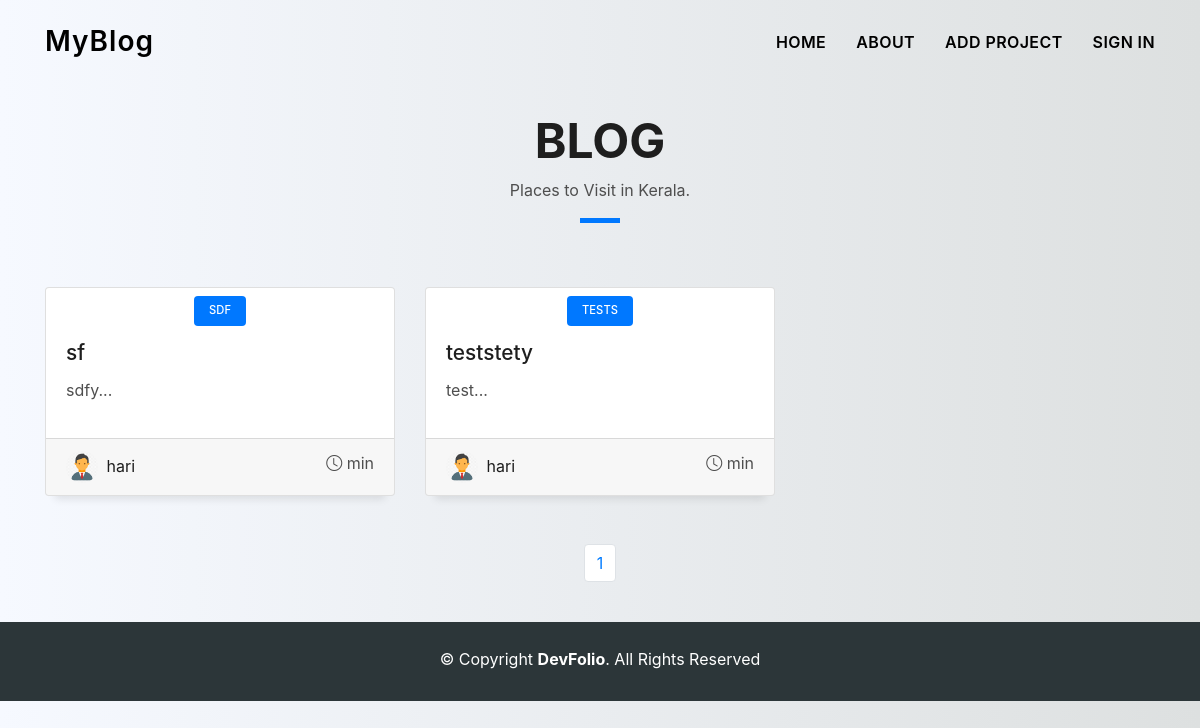
The page / on the database its author committed.
### blogs/models.py (models this page shows, shortened)
class Article(models.Model):
    owner = models.ForeignKey(Profile, on_delete=models.SET_NULL, blank=True, null=True)
    heading = models.CharField(max_length=200)
    discription = models.CharField(max_length=300)
    category = models.CharField(max_length=100, null=True, blank=True)
    featured_image = ResizedImageField("Thumbnail Image",size=[1200,720], null=True, blank=True, default='images/blog_img/no-photo.jpg', upload_to='images/blog_img/')
    text_field =  RichTextUploadingField("Content",null=True, blank=True)
    tags = models.ManyToManyField('Tag', blank=True)
    comment_total = models.IntegerField(default=0, null=True, blank=True)
    created = models.DateTimeField(auto_now_add=True)
    id = models.UUIDField(default=uuid.uuid4,
                          primary_key=True, editable=False, unique=True)
    def getimageurl(self):
        try:
            url = self.featured_image.url
        except:
            url = ''
        return url
    def get_readtime(self):
        try:
            result = readtime.of_html(self.text_field)
            minutes = result.minutes
            return minutes
        except:
            return 1

### users/models.py (models this page shows, shortened)
class Profile(models.Model):
    user = models.OneToOneField(User, on_delete=models.CASCADE, null=True, blank=True)
    name = models.CharField(max_length=200, null=True, blank=True)
    username = models.CharField(max_length=200, null=True, blank=True)
    email = models.EmailField(max_length=400, unique=True,null=True, blank=True)
    profile_image = ResizedImageField(size=[250, 250], blank=True, null=True, default='images/profile_img/default.jpg', upload_to='images/profile_img/')
    short_intro = models.CharField(max_length=600, null=True, blank=True)
    website_link = models.URLField(max_length=800, null=True, blank=True)
    phone = models.PositiveIntegerField(null=True, blank=True)#, validators=[MaxValueValidator(9999999999)])
    profession = models.CharField(max_length=20, null=True, blank=True)
    created = models.DateTimeField(auto_now_add=True)
    id = models.UUIDField(default=uuid.uuid4, primary_key=True, editable=False, unique=True)
    def getimageurl(self):
        try:
            url = self.profile_image.url
        except:
            url = ''
        return url

### blogs/views.py (the view)
# urls.py: path('', views.articles, name='blogs'),
def articles(request):
    blogs = Article.objects.all()
    page = request.GET.get('page', 1)
    paginator = Paginator(blogs, 6) # 6 posts per page
    try:
        page_obj = paginator.page(page)
    except PageNotAnInteger:
        page_obj = paginator.page(1)
    except EmptyPage:
        page_obj = paginator.page(paginator.num_pages)
    context = {'page_obj': page_obj}
    return render(request, 'blogs/main-blog.html', context)

### blogs/templates/blogs/main-blog.html (shortened to what this page needs)
{% extends 'main.html' %}
{% load static %}
{% block content %}
<section id="blog" class="blog-mf sect-pt4 route">
  <div class="container">
    <div class="row">
      <div class="col-sm-12">
        <div class="title-box text-center">
          <h3 class="title-a">
            Blog
          </h3>
          <p class="subtitle-a">
            Places to Visit in Kerala.
          </p>
          <div class="line-mf"></div>
        </div>
      </div>
    </div>
    <div class="row">
      {% for blog in page_obj %}
      <div class="col-md-4">
        <div class="card card-blog">
          <div class="card-img">
          </div>
          <div class="card-body">
            <div class="card-category-box">
              {% if blog.category is not None %}
              <div class="card-category">
                <h6 class="category"> {{ blog.category|slice:"15" }} </h6>
              </div>
              {% endif %}
            </div>
            <h3 class="card-title"><a href="{% url 'article' blog.id %}"> {{ blog.heading|slice:"55" }} </a></h3>
            <p class="card-description">
              {{ blog.discription|slice:"150" }}...
            </p>
          </div>
          <div class="card-footer">
            <div class="post-author">
              <a href="{% url 'profile' blog.owner.id %}">
                <img src="{{ blog.owner.getimageurl }}" alt="" class="avatar rounded-circle">
                <span class="author"> {{ blog.owner.username|slice:"20" }} </span>
              </a>
            </div>
            <div class="post-date">
              <span class="bi bi-clock"></span> {{ blog.get_readtime }} min
            </div>
          </div>
        </div>
      </div>
      {% endfor %}
    </div>
    <nav aria-label="Page navigation">
      <ul class="pagination justify-content-center">
        {% for num in page_obj.paginator.page_range %}
        {% if page_obj.number == num %}
        <li class="page-item"><a class="page-link" href="?page={{ num }}">{{ num }}</a></li>
        {% elif num > page_obj.number|add:'-3' and num < page_obj.number|add:'3' %}
        <li class="page-item"><a class="page-link" href="?page={{ num }}">{{ num }}</a></li>
        {% endif %}
        {% endfor %}
      </ul>
    </nav>
</div>
</section>
<br>
<footer>
  <div class="container">
    <div class="row">
      <div class="col-sm-12">
        <div class="copyright-box">
          <p class="copyright">&copy; Copyright <strong>DevFolio</strong>. All Rights Reserved</p>
        </div>
      </div>
    </div>
  </div>
</footer>
{% endblock %}

### static/styles/profile.css (style rules this page uses)
body { background: -webkit-linear-gradient(left, #f6f9ff, #dde0e0); }

### static/styles/style.css (style rules this page uses)
body { background-color: #f6f9ff; color: #4e4e4e; }
h1, h2, h3, h4, h5, h6 { color: #1e1e1e; }
a { color: #1e1e1e; text-decoration: none; transition: all 0.5s ease-in-out; }
.box-shadow, .card-blog, .work-box, .service-box, .paralax-mf { box-shadow: 0 13px 8px -10px rgba(0, 0, 0, 0.1); }
.avatar { width: 32px; height: 32px; margin-right: 4px; overflow: hidden; }
.sect-pt4 { padding-top: 4rem; }
.title-box { margin-bottom: 4rem; }
.title-a { text-decoration: none; font-size: 3rem; font-weight: bold; text-transform: uppercase; }
.subtitle-a { text-decoration: none; color: #4e4e4e; }
.line-mf { width: 40px; height: 5px; background-color: #0078ff; margin: 0 auto; }
@media (min-width: 767px) { .card-blog { margin-bottom: 3rem; } }
.card-blog .card-body { position: relative; }
.card-blog .card-category-box { position: absolute; text-align: center; top: -16px; left: 15px; right: 15px; line-height: 25px; overflow: hidden; }
.card-blog .card-category { display: inline-block; color: #fff; padding: 0 15px 5px; overflow: hidden; background-color: #0078ff; border-radius: 4px; }
.card-blog .card-category .category { color: #fff; display: inline-block; text-transform: uppercase; font-size: 0.7rem; letter-spacing: 0.1px; margin-bottom: 0; }
.card-blog .card-title { font-size: 1.3rem; margin-top: 0.6rem; }
.card-blog .card-description { color: #4e4e4e; }
.card-blog .post-author { display: inline-block; }
.card-blog .post-date { color: #4e4e4e; display: inline-block; float: right; }
footer { text-align: center; color: #fff; padding: 25px 0; background: #2C3639; }
footer .copyright { margin-bottom: 0.3rem; }

### rows shown on the page
Article: category "SDF", heading "sf", discription "sdfy", owner.getimageurl (placeholder picture), owner.username "hari"
Article: category "TESTS", heading "teststety", discription "test", owner.getimageurl (placeholder picture), owner.username "hari"

### other values the page prints
{{ num }} "1"
